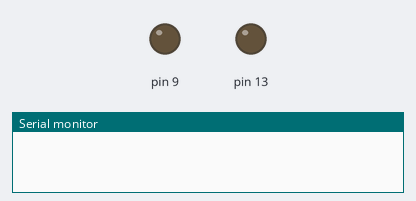
Simulated run of this sketch. Board: Arduino Uno, built with avr-gcc and run on an emulated ATmega328P. On the bench: output pins drawn as LEDs (lit = HIGH), the last lines printed to the serial monitor.

Above: at 0.1 s.
At 1.1 s:
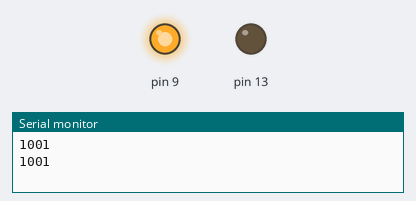
Timing chart, 0 to 2.6 s (numbered marks = the images above):
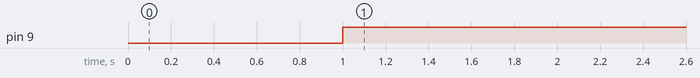

Measured:
- by itself, pin 9: LOW → HIGH at 1.0 s

The sketch:

timer_exp.ino
```cpp
unsigned long timer_1 = 0; //32-bit timer
unsigned long timer_2 = 0;
unsigned long timer_3=0;
unsigned long timer_4=0;
bool LED_STATUS = LOW;//LED in low state initially
void setup() {
  // put your setup code here, to run once:
  pinMode(9, OUTPUT);
  pinMode(13, OUTPUT);
  Serial.begin(9600);
}

void loop() {
  // put your main code here, to run repeatedly:
timer_1 = millis(); //timer1 value will be stored here
if(millis() - timer_2 > 1000){
timer_2 = timer_1;//timer1 value is stored in an auxillary variable
if(LED_STATUS == LOW){
  LED_STATUS = HIGH;//timer1 value will only become high when millis value will become more than 1000
}
else{
  LED_STATUS=LOW;
}
digitalWrite(9, LED_STATUS);
Serial.println(timer_1); //time value is printed cont.
// digitalWrite(13, HIGH);
timer_4=millis();
if(millis()-timer_3 > 500){
  timer_3 = timer_4;
  if(LED_STATUS == LOW){
    LED_STATUS=HIGH;
  }
  else{
    LED_STATUS=LOW;
  }
}
digitalWrite(13,LED_STATUS);
Serial.print(timer_3);
}
}
```
